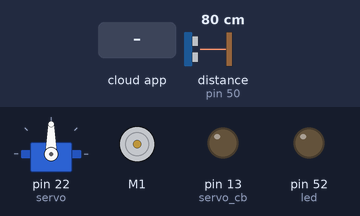
Recording of a sketch running on a simulated Arduino Mega 2560, built with avr-gcc and run on an emulated ATmega2560. Parts: servo, DC motor (green arrow = forward, orange = backward, longer = faster), output pins drawn as LEDs (lit = HIGH). Wiring (inferred from the names in the program): ultrasonic range finder: trigger pin 51; echo pin 50. Inputs (shaded band) come from the test bench; at power-on: distance to the obstacle (sensor on pin 50) 80 cm. The echo pulse lasts 58.3 µs per cm; the ROS host is connected and sends only what is stated; pins used as bus, display or sensor lines are not drawn.

Above: at 1.2 s.
1.3 s: the phone or cloud app sets motor_forward to 0
At 1.8 s:
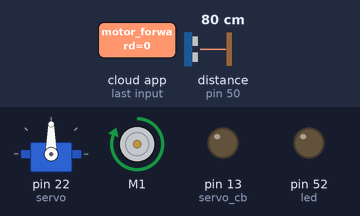
2.8 s: the phone or cloud app sets motor_backward to 0
At 4.0 s:
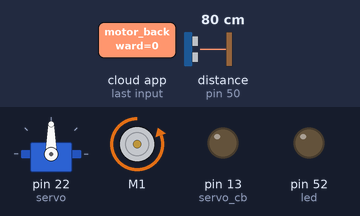
4.3 s: the phone or cloud app sets motor_stop to 0
At 5.2 s:
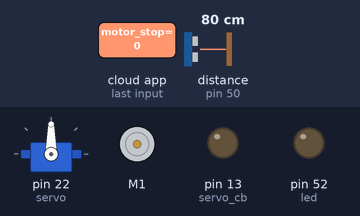
5.8 s: the phone or cloud app sets toggle_led to 0
At 6.2 s:
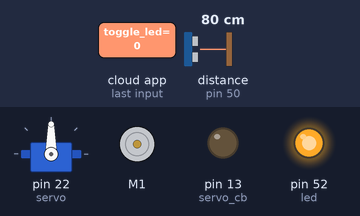
7.3 s: the phone or cloud app sets servo to 0
At 8.5 s:
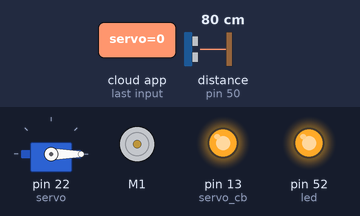
8.8 s: the phone or cloud app sets motor_forward to 1
At 9.7 s:
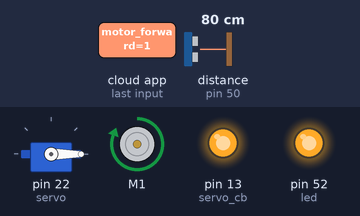
Timing chart, 0 to 11.3 s (numbered marks = the images above; inputs shaded):
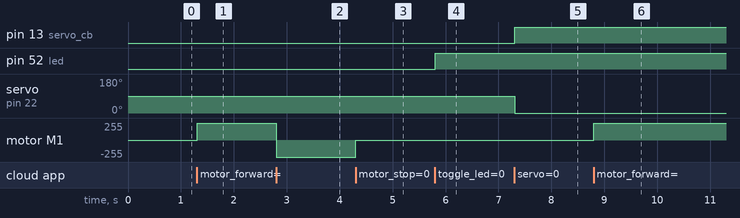

Measured:
- after the input at 1.3 s, motor M1: stopped → forward 255/255 at once
- after the input at 2.8 s, motor M1: forward 255/255 → backward 255/255 at once
- after the input at 4.3 s, motor M1: backward 255/255 → stopped at once
- after the input at 5.8 s, pin 52 (led): LOW → HIGH at once
- after the input at 7.3 s, pin 13 (servo_cb): LOW → HIGH at once; servo on pin 22 (servo): 90° → 0° at once
- after the input at 8.8 s, motor M1: stopped → forward 255/255 at once

The sketch:

hard_ros_interface.ino
```cpp
#if (ARDUINO) && ARDUINO >= 100
  #include "Arduino.h"
#else
  #include <WProgram.h>
#endif

// importing libraryes

#include <ros.h>
#include <std_msgs/String.h>
#include <std_msgs/Int16.h>
#include <std_msgs/Empty.h>
#include <AFMotor.h>
#include <Servo.h>
#include <std_msgs/UInt16.h>

ros::NodeHandle nh;

// pins and motor description

#define trig 51        // Ultrasonic trigger pin
#define echo 50        // Ultrasonic echo pin
AF_DCMotor Motor(1);   //dc motor
Servo servo;

// Publistion and subscription classes

// Motor control class
void mes_forward(const std_msgs::String& toggle_msg)
{
  forward();
}

void mes_backward(const std_msgs::String& toggle_msg)
{
  backward();
}

void mes_stop(const std_msgs::String& toggle_msg)
{
  stopping();
}

// LED Control class

void messageCb( const std_msgs::Empty& toggle_msg)
{
  digitalWrite(52, HIGH-digitalRead(52));   // blink the led
}

// Servo Control class

void servo_cb(const std_msgs::UInt16 & cmd_msg)
{
  servo.write(cmd_msg.data);
  digitalWrite(13, HIGH-digitalRead(13));
}

// ---------------------------- subscriber message for motors and LED  -------------------------------------
ros::Subscriber<std_msgs::String> motor_forward("motor_forward", &mes_forward);
ros::Subscriber<std_msgs::String> motor_backward("motor_backward", &mes_backward);
ros::Subscriber<std_msgs::String> motor_stop("motor_stop", &mes_stop);
ros::Subscriber<std_msgs::Empty> led("toggle_led", &messageCb );
ros::Subscriber<std_msgs::UInt16> sub("servo", servo_cb);

// ------------------------ publisher message for ultrasonic sensor ------------------------------
std_msgs::Int16 int_msg;
ros::Publisher ultra("ultra", &int_msg);

void setup()
{

  nh.initNode();

  // ------ motor subscriber --------------
  nh.subscribe(motor_forward);
  nh.subscribe(motor_backward);
  nh.subscribe(motor_stop);
  nh.subscribe(led);
  nh.subscribe(sub);

  // ------ ultrasonic publisher -----------
  nh.advertise(ultra);

  // ---- ultrasonic sensor pin description ------------
  pinMode(trig, OUTPUT);
  pinMode(echo, INPUT);
  pinMode(52, OUTPUT);
  pinMode(13, OUTPUT);

  servo.attach(22);
}

void loop()
{
  long duration;
  int distance;

  digitalWrite(trig, LOW);
  delayMicroseconds(2);
  digitalWrite(trig, HIGH);
  delayMicroseconds(10);
  digitalWrite(trig, LOW);

  duration = pulseIn(echo, HIGH);
  distance = (duration/2) / 29.1;
  int_msg.data = distance;
  ultra.publish(&int_msg);

  nh.spinOnce();
  delay(1);

}

void forward()
{
  Motor.setSpeed(255);
  Motor.run(FORWARD);
}

void backward()
{
  Motor.setSpeed(255);
  Motor.run(BACKWARD);
}

void stopping()
{
  Motor.setSpeed(255);
  Motor.run(RELEASE);
}
```
